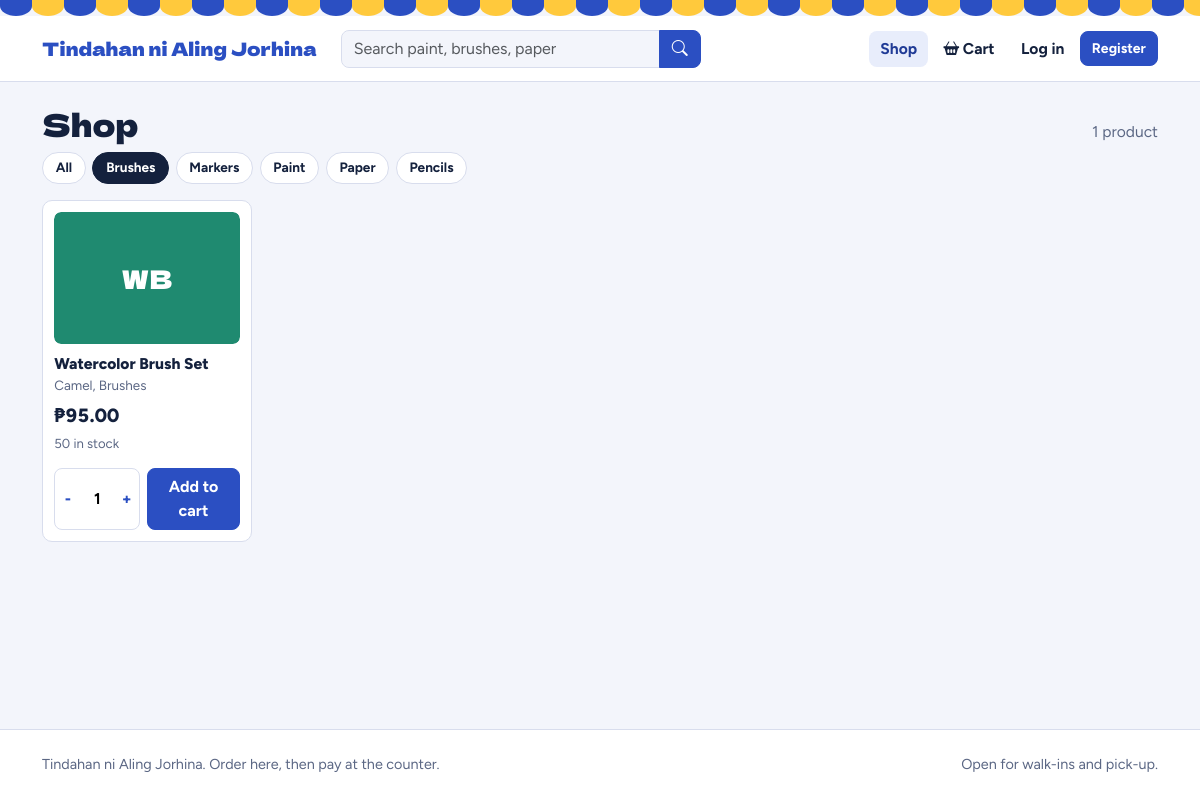
Before: /index.php?category=2 with the older database file.
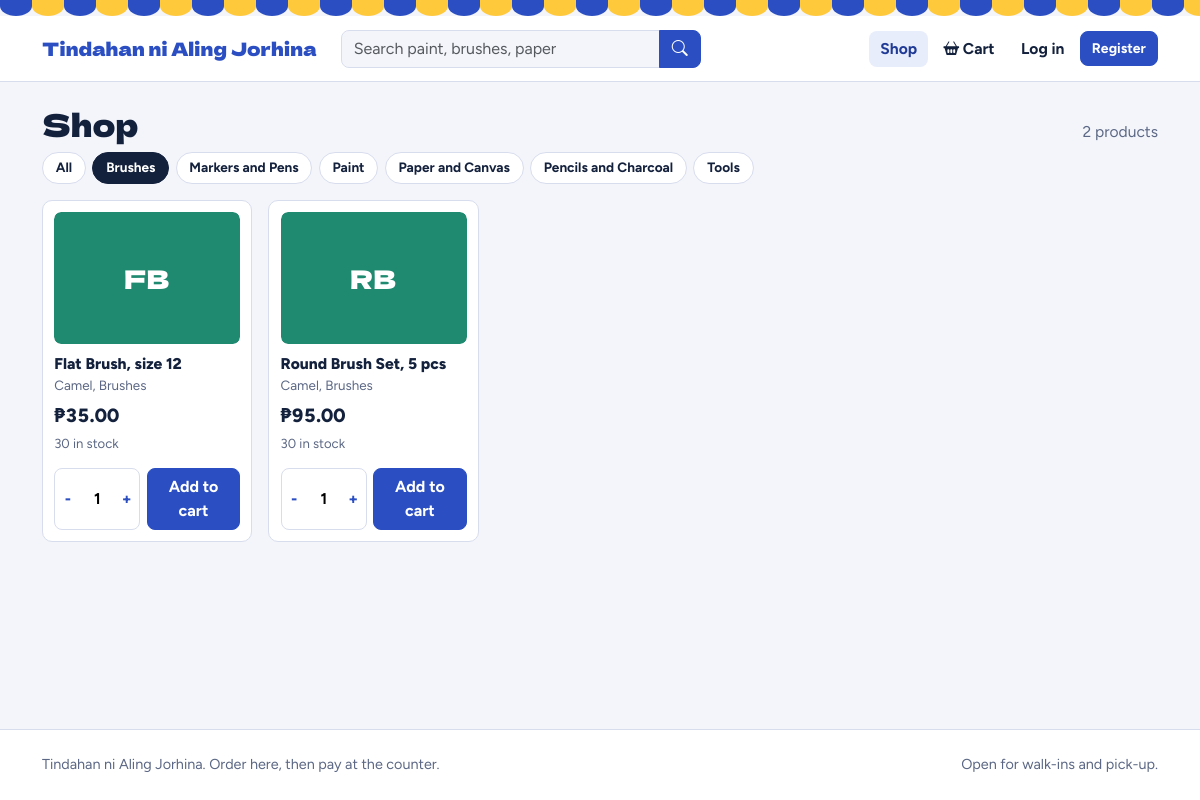
After: the same page with the newer database file.
### tables this page shows
CREATE TABLE category (
  category_id INT UNSIGNED NOT NULL AUTO_INCREMENT,
  name        VARCHAR(50) NOT NULL,
  PRIMARY KEY (category_id),
  UNIQUE KEY uq_category_name (name)
);

CREATE TABLE item (
  item_id     INT UNSIGNED NOT NULL AUTO_INCREMENT,
  description VARCHAR(100) NOT NULL,
  category_id INT UNSIGNED DEFAULT NULL,
  brand_id    INT UNSIGNED DEFAULT NULL,
  supplier_id INT UNSIGNED DEFAULT NULL,
  cost_price  DECIMAL(7,2) NOT NULL DEFAULT 0.00,
  sell_price  DECIMAL(7,2) NOT NULL DEFAULT 0.00,
  img_path    VARCHAR(255) DEFAULT NULL,
  is_active   TINYINT(1) NOT NULL DEFAULT 1,
  created_at  DATETIME NOT NULL DEFAULT CURRENT_TIMESTAMP,
  PRIMARY KEY (item_id),
  KEY idx_item_category (category_id),
  KEY idx_item_brand (brand_id),
  KEY idx_item_supplier (supplier_id),
  CONSTRAINT fk_item_category FOREIGN KEY (category_id) REFERENCES category (category_id)
    ON DELETE SET NULL ON UPDATE CASCADE,
  CONSTRAINT fk_item_brand FOREIGN KEY (brand_id) REFERENCES brand (brand_id)
    ON DELETE SET NULL ON UPDATE CASCADE,
  CONSTRAINT fk_item_supplier FOREIGN KEY (supplier_id) REFERENCES supplier (supplier_id)
    ON DELETE SET NULL ON UPDATE CASCADE
);

CREATE TABLE brand (
  brand_id INT UNSIGNED NOT NULL AUTO_INCREMENT,
  name     VARCHAR(50) NOT NULL,
  PRIMARY KEY (brand_id),
  UNIQUE KEY uq_brand_name (name)
);

CREATE TABLE stock (
  item_id           INT UNSIGNED NOT NULL,
  quantity          INT NOT NULL DEFAULT 0,
  reorder_threshold INT NOT NULL DEFAULT 10,
  PRIMARY KEY (item_id),
  CONSTRAINT fk_stock_item FOREIGN KEY (item_id) REFERENCES item (item_id)
    ON DELETE CASCADE ON UPDATE CASCADE
);

### index.php (the view, shortened to what this page needs)
<?php
require_once __DIR__ . '/includes/config.php';
$q = trim((string) ($_GET['q'] ?? ''));
$catId = (int) ($_GET['category'] ?? 0);
$where = ['i.is_active = 1'];
$params = [];
if ($catId > 0) {
    $where[] = 'i.category_id = ?';
    $params[] = $catId;
}
$items = db_rows(
    $conn,
    'SELECT i.item_id, i.description, i.sell_price, i.img_path, c.name AS category, b.name AS brand, s.quantity, s.reorder_threshold
     FROM item i
     JOIN stock s ON s.item_id = i.item_id
     LEFT JOIN category c ON c.category_id = i.category_id
     LEFT JOIN brand b ON b.brand_id = i.brand_id
     WHERE ' . implode(' AND ', $where) . '
     ORDER BY c.name, i.description',
    $params
);
$categories = db_rows($conn, 'SELECT category_id, name FROM category ORDER BY name');
$showHero = $q === '' && $catId === 0;
$active = 'shop';
include __DIR__ . '/includes/header.php';
?>
<?php if ($showHero): ?>
<section class="hero">
  <div>
    <h1>Art supplies for every barkada.</h1>
    <p>Pick what you need, reserve it online, and pay at the counter. Suki customers can put it sa lista.</p>
    <?php if (!is_logged_in()): ?>
      <a class="btn btn-yellow" href="<?= e(url('register.php')) ?>">Create an account</a>
    <?php endif; ?>
  </div>
  <div class="chips">
    <?php foreach (array_slice($categories, 0, 6) as $cat): [$bg] = swatch_colors($cat['name']); ?>
      <a class="chip" href="<?= e(url('index.php?category=' . $cat['category_id'])) ?>">
        <div class="color" style="background:<?= $bg ?>"></div>
        <div class="label"><?= e($cat['name']) ?></div>
      </a>
    <?php endforeach; ?>
  </div>
</section>
<?php else: ?>
<div class="d-flex align-items-baseline justify-content-between flex-wrap gap-2 mb-2">
  <h1 class="page-title"><?= $q !== '' ? 'Results for "' . e($q) . '"' : 'Shop' ?></h1>
  <span class="muted"><?= count($items) ?> <?= count($items) === 1 ? 'product' : 'products' ?></span>
</div>
<?php endif; ?>
<div class="filter-row" role="navigation" aria-label="Categories">
  <a href="<?= e(url('index.php')) ?>" class="<?= $catId === 0 && $q === '' ? 'active' : '' ?>">All</a>
  <?php foreach ($categories as $cat): ?>
    <a href="<?= e(url('index.php?category=' . $cat['category_id'])) ?>" class="<?= $catId === (int) $cat['category_id'] ? 'active' : '' ?>"><?= e($cat['name']) ?></a>
  <?php endforeach; ?>
</div>
<?php if (!$items): ?>
  <div class="panel panel-body text-center py-5">
    <h2 class="h5">No products found</h2>
    <p class="muted mb-3">Try a different word, or browse everything we have.</p>
    <a class="btn btn-primary" href="<?= e(url('index.php')) ?>">Show all products</a>
  </div>
<?php else: ?>
  <div class="product-grid">
    <?php foreach ($items as $it): $out = (int) $it['quantity'] <= 0; ?>
      <article class="product <?= $out ? 'is-out' : '' ?>">
        <div class="pic"><?= item_visual($it) ?></div>
        <div class="name"><?= e($it['description']) ?></div>
        <div class="meta"><?= e(trim(($it['brand'] ?? '') . ($it['brand'] && $it['category'] ? ', ' : '') . ($it['category'] ?? ''))) ?></div>
        <div class="price num"><?= money($it['sell_price']) ?></div>
        <div class="mb-1"><?= stock_note((int) $it['quantity'], (int) $it['reorder_threshold']) ?></div>
        <?php if (!is_admin()): ?>
        <form action="<?= e(url('cart.php')) ?>" method="post">
          <div class="qty">
            <button type="button" data-step="-1" aria-label="Less">-</button>
            <input type="number" name="qty" value="1" min="1" max="<?= max(1, (int) $it['quantity']) ?>" aria-label="Quantity" <?= $out ? 'disabled' : '' ?>>
            <button type="button" data-step="1" aria-label="More">+</button>
          </div>
          <button class="btn btn-primary flex-grow-1" type="submit" <?= $out ? 'disabled' : '' ?>>Add to cart</button>
        </form>
        <?php endif; ?>
      </article>
    <?php endforeach; ?>
  </div>
<?php endif; ?>
<?php include __DIR__ . '/includes/footer.php'; ?>

### includes/header.php (shortened to what this page needs)
<?php
$active = $active ?? '';
?>
<!doctype html>
<html lang="en">
<head>
  <link rel="stylesheet" href="<?= e(url('assets/vendor/bootstrap.min.css')) ?>">
  <link rel="stylesheet" href="<?= e(url('assets/vendor/icons/bootstrap-icons.min.css')) ?>">
  <link rel="stylesheet" href="<?= e(url('assets/css/app.css')) ?>">
</head>
<body class="store-body">
<div class="awning" aria-hidden="true"></div>
<header class="store-top">
  <div class="container inner">
    <a class="brand" href="<?= e(url('index.php')) ?>"><?= e(SHOP_NAME) ?></a>
    <form class="store-search" action="<?= e(url('index.php')) ?>" method="get" role="search">
      <div class="input-group">
        <input class="form-control" type="search" name="q" value="<?= e($_GET['q'] ?? '') ?>" placeholder="Search paint, brushes, paper" aria-label="Search products">
        <button class="btn btn-primary" type="submit" aria-label="Search"><i class="bi bi-search"></i></button>
      </div>
    </form>
    <nav class="nav-links ms-lg-auto" aria-label="Main">
      <a href="<?= e(url('index.php')) ?>" class="<?= $active === 'shop' ? 'active' : '' ?>">Shop</a>
      <a href="<?= e(url('cart.php')) ?>" class="cart-link <?= $active === 'cart' ? 'active' : '' ?>" aria-label="Cart">
        <i class="bi bi-basket2-fill"></i> Cart
      </a>
      <?php if (is_logged_in()): ?>
        <a href="<?= e(url('logout.php')) ?>">Log out</a>
      <?php else: ?>
        <a href="<?= e(url('login.php')) ?>">Log in</a>
        <a class="btn btn-primary btn-sm text-white" href="<?= e(url('register.php')) ?>">Register</a>
      <?php endif; ?>
    </nav>
  </div>
</header>
<main class="container py-4">

### includes/functions.php (shortened to what this page needs)
<?php
function e($value): string
{
    return htmlspecialchars((string) $value, ENT_QUOTES, 'UTF-8');
}
function money($amount): string
{
    return '₱' . number_format((float) $amount, 2);
}
function url(string $path = ''): string
{
    return BASE_URL . '/' . ltrim($path, '/');
}
function db_bind(mysqli_stmt $st, array $params): void
{
    if (!$params) {
        return;
    }
    $types = '';
    foreach ($params as $p) {
        $types .= is_int($p) ? 'i' : (is_float($p) ? 'd' : 's');
    }
    $st->bind_param($types, ...$params);
}
function db_rows(mysqli $c, string $sql, array $params = []): array
{
    $st = $c->prepare($sql);
    db_bind($st, $params);
    $st->execute();
    $rows = $st->get_result()->fetch_all(MYSQLI_ASSOC);
    return $rows;
}
function is_logged_in(): bool
{
    return !empty($_SESSION['user_id']);
}
function is_admin(): bool
{
    return is_logged_in() && ($_SESSION['role'] ?? '') === 'admin';
}
function swatch_colors(string $key): array
{
    global $conn;
    static $order = null;
    $palette = [
        ['#2B4FC2', '#FFFFFF'], ['#1F8A70', '#FFFFFF'], ['#F2B705', '#2A2100'], ['#C23A4B', '#FFFFFF'],
        ['#6B4FA0', '#FFFFFF'], ['#B5651D', '#FFFFFF'], ['#2A9DC9', '#06222E'], ['#6B8E23', '#FFFFFF'],
    ];
    if ($order === null) {
        $order = [];
        foreach (db_rows($conn, 'SELECT name FROM category ORDER BY category_id') as $i => $r) {
            $order[strtolower($r['name'])] = $i;
        }
    }
    $k = strtolower($key);
    $i = $order[$k] ?? (crc32($k) % count($palette));
    return $palette[$i % count($palette)];
}
function item_initials(string $name): string
{
    $words = preg_split('/[\s,]+/', trim($name));
    $out = '';
    foreach (array_slice($words, 0, 2) as $w) {
        $out .= mb_strtoupper(mb_substr($w, 0, 1));
    }
    return $out;
}
function item_visual(array $item, string $class = ''): string
{
    $path = $item['img_path'] ?? '';
    [$bg, $fg] = swatch_colors($item['category'] ?? ($item['description'] ?? ''));
    return '<div class="swatch ' . e($class) . '" style="background:' . $bg . ';color:' . $fg . '" aria-hidden="true">' . e(item_initials($item['description'])) . '</div>';
}
function stock_note(int $qty, int $threshold): string
{
    return '<span class="stock-ok">' . $qty . ' in stock</span>';
}

### includes/footer.php (shortened to what this page needs)
</main>
<footer class="store-footer">
  <div class="container d-flex flex-wrap justify-content-between gap-2">
    <span><?= e(SHOP_NAME) ?>. Order here, then pay at the counter.</span>
    <span>Open for walk-ins and pick-up.</span>
  </div>
</footer>
</body>
</html>

### assets/css/app.css (style rules this page uses)
:root { --ink: #14213d; --ink-soft: #1d2d52; --cobalt: #2b4fc2; --cobalt-deep: #203b96; --yellow: #ffc93c; --paper: #f3f5fb; --surface: #ffffff; --line: #d8dded; --muted: #5b6784; --green: #1e8a5b; --red: #c23a4b; --font-display: "Dela Gothic One", "Arial Black", system-ui, sans-serif; --font-body: "Figtree", system-ui, -apple-system, "Segoe UI", sans-serif; --bs-primary: #2b4fc2; --bs-primary-rgb: 43, 79, 194; --bs-link-color: #2b4fc2; --bs-link-hover-color: #203b96; --bs-body-font-family: var(--font-body); --bs-body-color: var(--ink); --bs-body-bg: var(--paper); --bs-border-color: var(--line); }
body { font-family: var(--font-body); color: var(--ink); background: var(--paper); font-size: 0.975rem; line-height: 1.5; }
h1, h2, h3, h4, h5 { font-weight: 800; letter-spacing: -0.01em; }
.page-title { font-family: var(--font-display); font-weight: 400; font-size: clamp(1.5rem, 2.6vw, 2.1rem); letter-spacing: 0; line-height: 1.15; margin: 0; }
.muted { color: var(--muted); }
.num { font-variant-numeric: tabular-nums; }
a { text-decoration-thickness: 1px; text-underline-offset: 2px; }
.btn { font-weight: 700; border-radius: 8px; }
.btn-primary { --bs-btn-bg: var(--cobalt); --bs-btn-border-color: var(--cobalt); --bs-btn-hover-bg: var(--cobalt-deep); --bs-btn-hover-border-color: var(--cobalt-deep); --bs-btn-active-bg: var(--cobalt-deep); --bs-btn-disabled-bg: var(--cobalt); --bs-btn-disabled-border-color: var(--cobalt); }
.form-control, .form-select { border-radius: 8px; border-color: var(--line); }
.stock-ok { color: var(--muted); font-size: 0.82rem; }
.swatch { display: flex; align-items: center; justify-content: center; font-family: var(--font-display); font-size: 1.6rem; letter-spacing: 0.02em; width: 100%; height: 100%; border-radius: inherit; user-select: none; }
.awning { height: 16px; background: repeating-linear-gradient(90deg, var(--cobalt) 0 32px, var(--yellow) 32px 64px); }
body.store-body { min-height: 100vh; display: flex; flex-direction: column; }
body.store-body > main { flex: 1 0 auto; width: 100%; }
.store-top { background: var(--surface); border-bottom: 1px solid var(--line); }
.store-top .inner { display: flex; align-items: center; gap: 1rem 1.5rem; flex-wrap: wrap; padding-top: 0.85rem; padding-bottom: 0.85rem; }
.brand { font-family: var(--font-display); font-size: 1.15rem; color: var(--cobalt); text-decoration: none; line-height: 1.1; }
.nav-links { display: flex; gap: 0.25rem; align-items: center; flex-wrap: wrap; }
.nav-links a { color: var(--ink); text-decoration: none; font-weight: 700; padding: 0.4rem 0.7rem; border-radius: 8px; }
.nav-links a:hover, .nav-links a.active { background: #e8edfb; color: var(--cobalt-deep); }
.store-search { flex: 1 1 220px; max-width: 360px; }
.cart-link { position: relative; }
.filter-row { display: flex; gap: 0.4rem; flex-wrap: wrap; margin: 0.5rem 0 1rem; }
.filter-row a { text-decoration: none; padding: 0.3rem 0.8rem; border-radius: 999px; border: 1px solid var(--line); background: var(--surface); color: var(--ink); font-weight: 700; font-size: 0.85rem; }
.filter-row a.active, .filter-row a:hover { background: var(--ink); border-color: var(--ink); color: #fff; }
.product-grid { display: grid; grid-template-columns: repeat(auto-fill, minmax(210px, 1fr)); gap: 1rem; }
.product { background: var(--surface); border: 1px solid var(--line); border-radius: 10px; padding: 0.7rem; display: flex; flex-direction: column; }
.product .pic { height: 132px; border-radius: 7px; overflow: hidden; margin-bottom: 0.65rem; }
.product .name { font-weight: 800; line-height: 1.25; margin-bottom: 0.1rem; }
.product .meta { color: var(--muted); font-size: 0.84rem; }
.product .price { font-size: 1.2rem; font-weight: 800; margin-top: 0.4rem; }
.product form { margin-top: auto; padding-top: 0.6rem; display: flex; gap: 0.4rem; }
.qty { display: inline-flex; align-items: center; border: 1px solid var(--line); border-radius: 8px; background: #fff; overflow: hidden; }
.qty button { border: 0; background: transparent; width: 30px; height: 36px; font-weight: 800; color: var(--cobalt); }
.qty input { width: 44px; height: 36px; border: 0; text-align: center; font-weight: 700; -moz-appearance: textfield; background: transparent; }
.store-footer { border-top: 1px solid var(--line); background: var(--surface); margin-top: 3rem; padding: 1.5rem 0; color: var(--muted); font-size: 0.9rem; }

Changed rows visible on the page:
no longer on this page (row edited): item: description "WB", description "Watercolor Brush Set", brand.name "Camel, Brushes", sell_price "₱95.00", stock.quantity "50"
changed category: name "Markers" → "Markers and Pens"
changed category: name "Paper" → "Paper and Canvas"
changed category: name "Pencils" → "Pencils and Charcoal"
added category: name "Tools"
added item: description "FB", description "Flat Brush, size 12", brand.name "Camel, Brushes", sell_price "₱35.00", stock.quantity "30"
now on this page (row edited): item: description "RB", description "Round Brush Set, 5 pcs", brand.name "Camel, Brushes", sell_price "₱95.00", stock.quantity "30"
Other visible differences:
count($items): "1" → "2"
text no longer shown: "product"
text now shown: "products"
